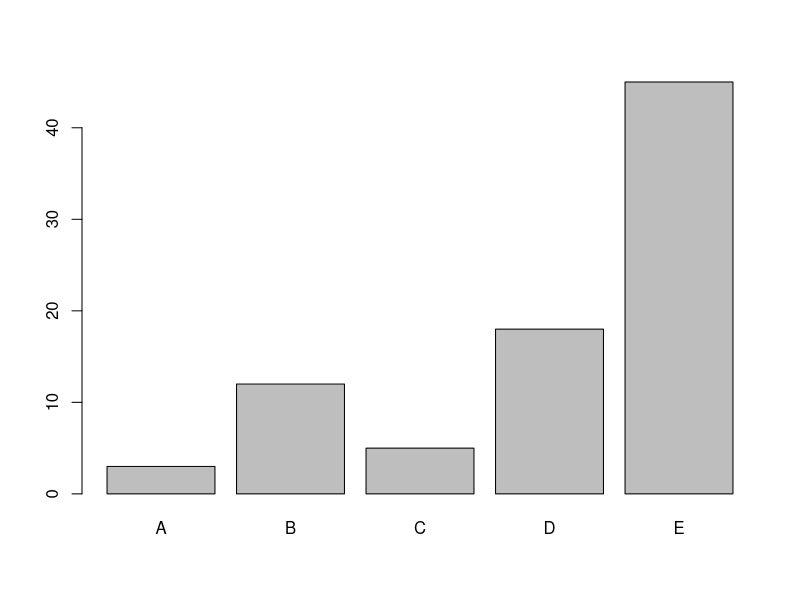
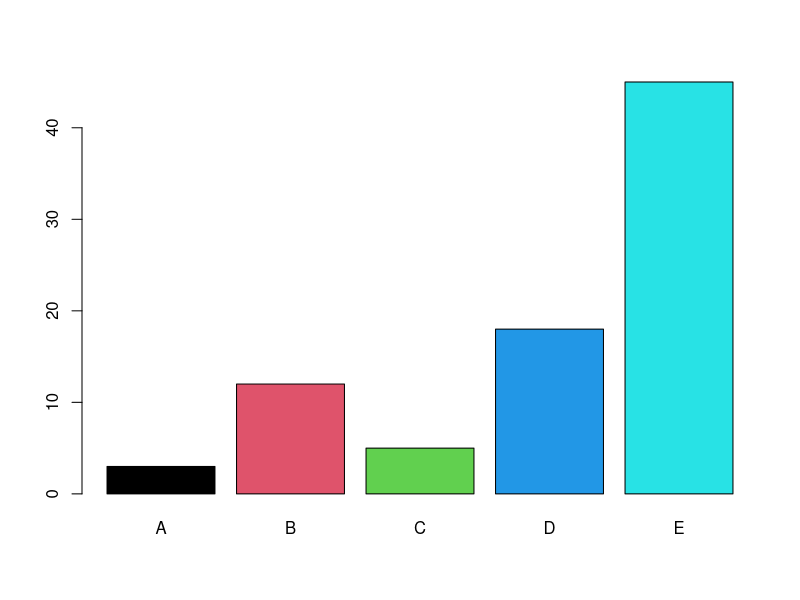
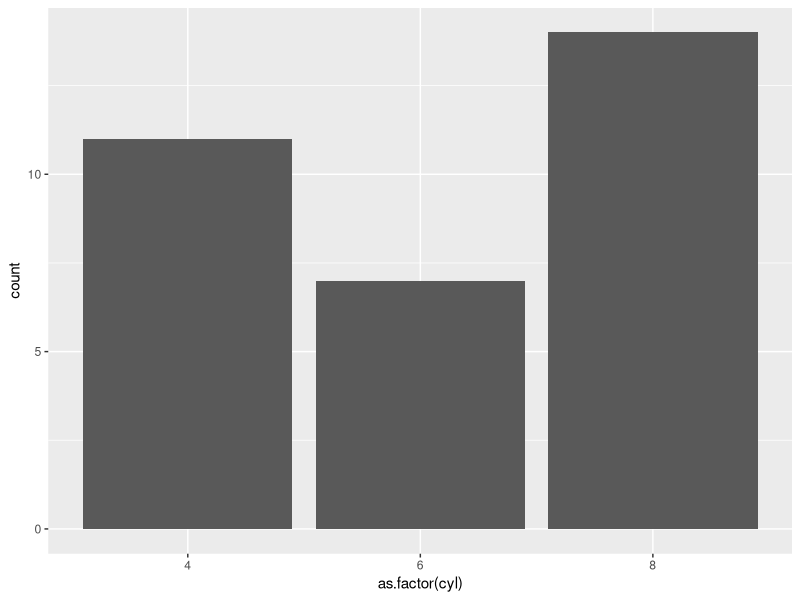
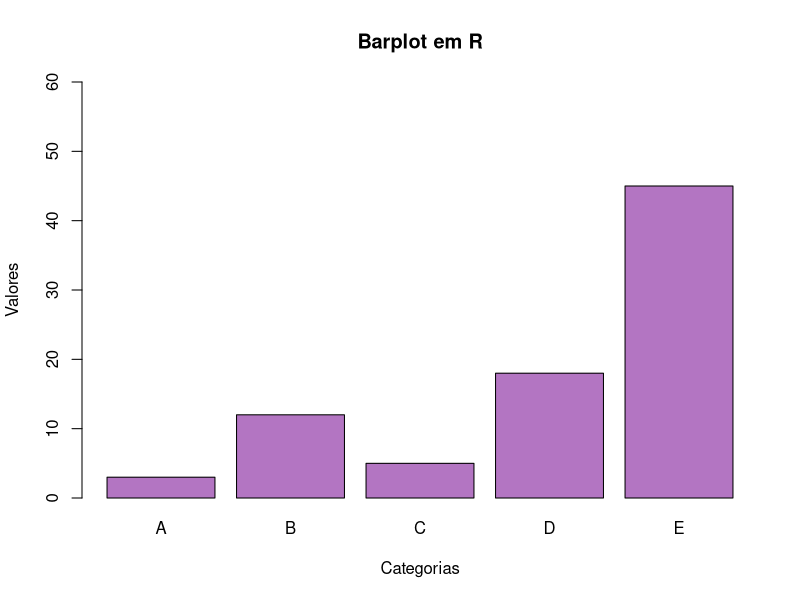

Write R code to recreate these figures, in order. (Note: this script raises an error after producing the figures.)
# Estatisticas Básica

# Parte 5 - Gráficos

# Gráficos em R - BarPlot, Pie Chart, Line Chart, Scatter Plot, Histograma e Treemap
# r-graph-gallery.com

# Definindo pasta de trabalho
setwd("C:/Users/felip/OneDrive/Documentos/PBI/DSA/PowerBI/Cap12/Teoria")
getwd()

# Dados
vetor_total_resultados = c(3, 12, 5, 18, 45)
names(vetor_total_resultados) = c("A", "B", "C", "D", "E")
vetor_total_resultados

##### Barplot #####
barplot(vetor_total_resultados)
barplot(vetor_total_resultados, col = c(1,2,3,4,5))

# Salvando o gráfico em disco
png("barplot.png", width = 1920, height = 1980)
barplot(vetor_total_resultados,
    col = rgb(0.5, 0.1, 0.6, 0.6),
    xlab = "Categorias",
    ylab = "Valores",
    main = "Barplot em R",
    ylim = c(0,60)
)
dev.off()

# Ggplot2
library(ggplot2)
View(mtcars)

# Barplot
ggplot(mtcars, aes(x = as.factor(cyl))) + 
    geom_bar() + 
    scale_fill_manual(values = c("red", "green", "blue"))

# criando dados dummy (ficticios)
dados - t.data.frame(group = c("A", "B", "C", "D"), value = c(33,62,56,67))
